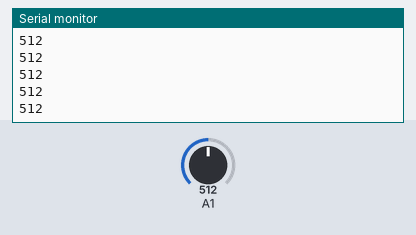
The sketch below on a simulated Arduino Uno, built with avr-gcc and run on an emulated ATmega328P. Shown: the last lines printed to the serial monitor. The inputs (shaded band) are chosen by the test bench; at power-on: A1 = 512.

Above: at 1.2 s.
1.3 s: A1 set to 716
At 1.31 s:
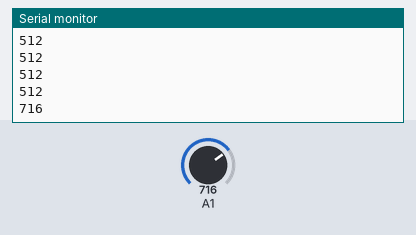
2.8 s: A1 set to 900
At 2.81 s:
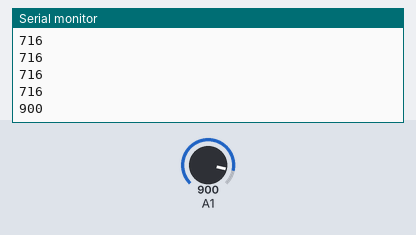
Timing chart, 0 to 5.8 s (numbered marks = the images above; inputs shaded):
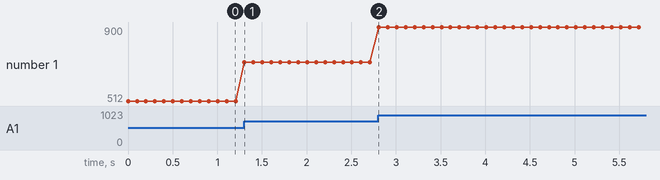

The sketch:

Q8.ino
```cpp
const int pin_a2 = "A1";
int poten_value = 0;
void setup() {
  // put your setup code here, to run once:
  Serial.begin(9600);
}

void loop() {
  // put your main code here, to run repeatedly:
  poten_value = analogRead(pin_a2);
  Serial.println(poten_value);
  delay(100);
}
```

Measured:
- after the input at 1.3 s, the serial monitor: prints a new line at once (image 1)
- after the input at 2.8 s, the serial monitor: prints a new line at once (image 2)
- plotted number 1: 512 → 716 after the input at 1.3 s, 716 → 900 after the input at 2.8 s
